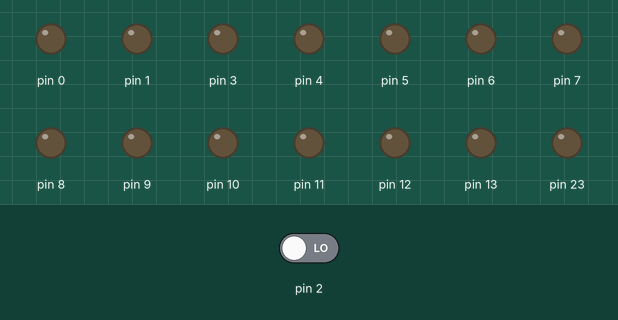
This sketch was run on a simulated Arduino Uno, built with avr-gcc and run on an emulated ATmega328P. Shown: output pins drawn as LEDs (lit = HIGH). The test bench sets the inputs (shaded band); at power-on: pin 2 LOW.

Above: at 0.8 s.
0.9 s: pin 2 driven HIGH
At 2.1 s:
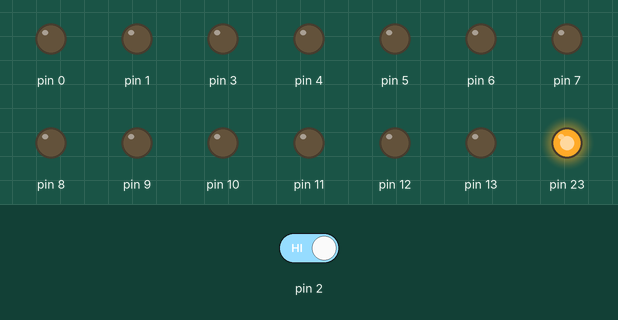
2.4 s: pin 2 driven LOW
At 3.3 s:
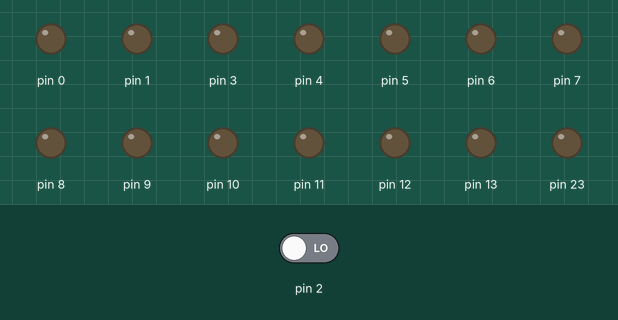
Timing chart, 0 to 5.4 s (numbered marks = the images above; inputs shaded):
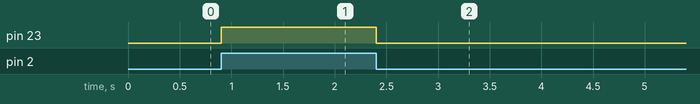

The sketch:

9.2.ino
```cpp
#include <avr/io.h>
#include <util/delay.h>
int main(void)
{
  DDRD = 0xFB;
  DDRB = 0xFF;
  while(1)
  {
  if(PIND & 0x04)
    {
      PORTB = 0b10000000;
      _delay_ms(500);
    }
  else
    {
      PORTB = 0x00;
    }
  }
}
```

Measured:
- after the input at 0.9 s, pin 23: LOW → HIGH at once
- after the input at 2.4 s, pin 23: HIGH → LOW at once
